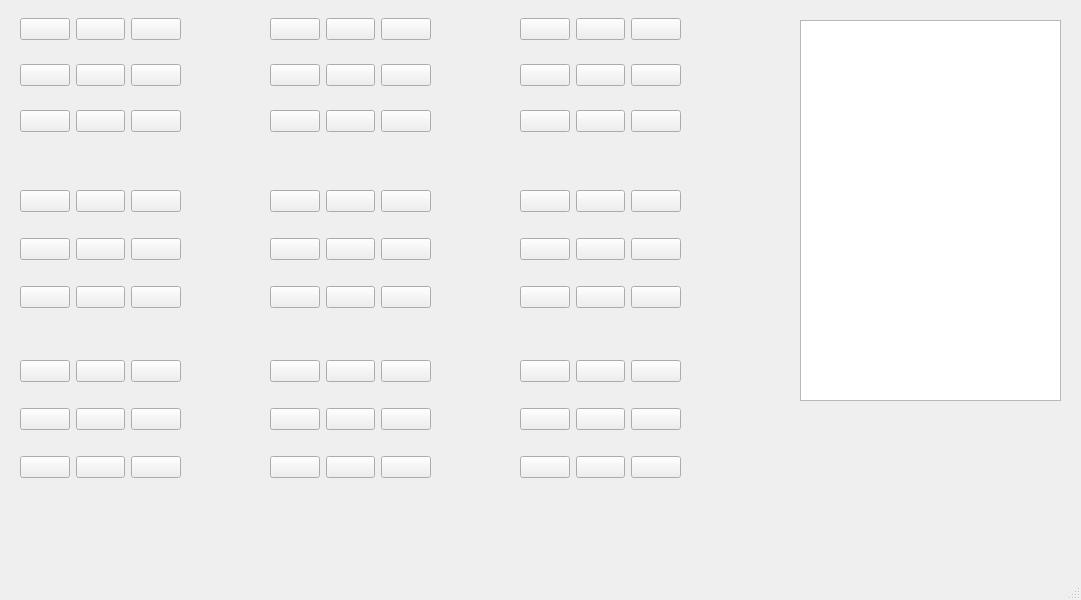
<?xml version="1.0" encoding="UTF-8"?>
<ui version="4.0">
 <class>MainWindow</class>
 <widget class="QMainWindow" name="MainWindow">
  <property name="geometry">
   <rect>
    <x>0</x>
    <y>0</y>
    <width>1081</width>
    <height>600</height>
   </rect>
  </property>
  <property name="windowTitle">
   <string>MainWindow</string>
  </property>
  <widget class="QWidget" name="centralwidget">
   <widget class="QWidget" name="verticalLayoutWidget">
    <property name="geometry">
     <rect>
      <x>20</x>
      <y>0</y>
      <width>161</width>
      <height>151</height>
     </rect>
    </property>
    <layout class="QVBoxLayout" name="verticalLayout">
     <item>
      <layout class="QHBoxLayout" name="horizontalLayout">
       <item>
        <widget class="QPushButton" name="pushButton_1">
         <property name="enabled">
          <bool>true</bool>
         </property>
         <property name="text">
          <string/>
         </property>
         <property name="iconSize">
          <size>
           <width>20</width>
           <height>20</height>
          </size>
         </property>
        </widget>
       </item>
       <item>
        <widget class="QPushButton" name="pushButton_2">
         <property name="text">
          <string/>
         </property>
        </widget>
       </item>
       <item>
        <widget class="QPushButton" name="pushButton_3">
         <property name="text">
          <string/>
         </property>
        </widget>
       </item>
      </layout>
     </item>
     <item>
      <layout class="QHBoxLayout" name="horizontalLayout_2">
       <item>
        <widget class="QPushButton" name="pushButton_4">
         <property name="text">
          <string/>
         </property>
        </widget>
       </item>
       <item>
        <widget class="QPushButton" name="pushButton_5">
         <property name="text">
          <string/>
         </property>
        </widget>
       </item>
       <item>
        <widget class="QPushButton" name="pushButton_6">
         <property name="text">
          <string/>
         </property>
        </widget>
       </item>
      </layout>
     </item>
     <item>
      <layout class="QHBoxLayout" name="horizontalLayout_3">
       <item>
        <widget class="QPushButton" name="pushButton_7">
         <property name="text">
          <string/>
         </property>
        </widget>
       </item>
       <item>
        <widget class="QPushButton" name="pushButton_8">
         <property name="text">
          <string/>
         </property>
        </widget>
       </item>
       <item>
        <widget class="QPushButton" name="pushButton_9">
         <property name="text">
          <string/>
         </property>
        </widget>
       </item>
      </layout>
     </item>
    </layout>
   </widget>
   <widget class="QTextBrowser" name="textBrowser">
    <property name="geometry">
     <rect>
      <x>800</x>
      <y>20</y>
      <width>261</width>
      <height>381</height>
     </rect>
    </property>
   </widget>
   <widget class="QWidget" name="widget_1" native="true">
    <property name="geometry">
     <rect>
      <x>20</x>
      <y>0</y>
      <width>161</width>
      <height>151</height>
     </rect>
    </property>
   </widget>
   <widget class="QWidget" name="verticalLayoutWidget_2">
    <property name="geometry">
     <rect>
      <x>520</x>
      <y>0</y>
      <width>161</width>
      <height>151</height>
     </rect>
    </property>
    <layout class="QVBoxLayout" name="verticalLayout_5">
     <item>
      <layout class="QHBoxLayout" name="horizontalLayout_13">
       <item>
        <widget class="QPushButton" name="pushButton_19">
         <property name="enabled">
          <bool>true</bool>
         </property>
         <property name="text">
          <string/>
         </property>
         <property name="iconSize">
          <size>
           <width>20</width>
           <height>20</height>
          </size>
         </property>
        </widget>
       </item>
       <item>
        <widget class="QPushButton" name="pushButton_20">
         <property name="text">
          <string/>
         </property>
        </widget>
       </item>
       <item>
        <widget class="QPushButton" name="pushButton_21">
         <property name="text">
          <string/>
         </property>
        </widget>
       </item>
      </layout>
     </item>
     <item>
      <layout class="QHBoxLayout" name="horizontalLayout_14">
       <item>
        <widget class="QPushButton" name="pushButton_22">
         <property name="text">
          <string/>
         </property>
        </widget>
       </item>
       <item>
        <widget class="QPushButton" name="pushButton_23">
         <property name="text">
          <string/>
         </property>
        </widget>
       </item>
       <item>
        <widget class="QPushButton" name="pushButton_24">
         <property name="text">
          <string/>
         </property>
        </widget>
       </item>
      </layout>
     </item>
     <item>
      <layout class="QHBoxLayout" name="horizontalLayout_15">
       <item>
        <widget class="QPushButton" name="pushButton_25">
         <property name="text">
          <string/>
         </property>
        </widget>
       </item>
       <item>
        <widget class="QPushButton" name="pushButton_26">
         <property name="text">
          <string/>
         </property>
        </widget>
       </item>
       <item>
        <widget class="QPushButton" name="pushButton_27">
         <property name="text">
          <string/>
         </property>
        </widget>
       </item>
      </layout>
     </item>
    </layout>
   </widget>
   <widget class="QWidget" name="verticalLayoutWidget_3">
    <property name="geometry">
     <rect>
      <x>270</x>
      <y>0</y>
      <width>161</width>
      <height>151</height>
     </rect>
    </property>
    <layout class="QVBoxLayout" name="verticalLayout_6">
     <item>
      <layout class="QHBoxLayout" name="horizontalLayout_4">
       <item>
        <widget class="QPushButton" name="pushButton_10">
         <property name="text">
          <string/>
         </property>
        </widget>
       </item>
       <item>
        <widget class="QPushButton" name="pushButton_11">
         <property name="text">
          <string/>
         </property>
        </widget>
       </item>
       <item>
        <widget class="QPushButton" name="pushButton_12">
         <property name="text">
          <string/>
         </property>
        </widget>
       </item>
      </layout>
     </item>
     <item>
      <layout class="QHBoxLayout" name="horizontalLayout_16">
       <item>
        <widget class="QPushButton" name="pushButton_13">
         <property name="text">
          <string/>
         </property>
        </widget>
       </item>
       <item>
        <widget class="QPushButton" name="pushButton_14">
         <property name="text">
          <string/>
         </property>
        </widget>
       </item>
       <item>
        <widget class="QPushButton" name="pushButton_15">
         <property name="text">
          <string/>
         </property>
        </widget>
       </item>
      </layout>
     </item>
     <item>
      <layout class="QHBoxLayout" name="horizontalLayout_17">
       <item>
        <widget class="QPushButton" name="pushButton_16">
         <property name="text">
          <string/>
         </property>
        </widget>
       </item>
       <item>
        <widget class="QPushButton" name="pushButton_17">
         <property name="text">
          <string/>
         </property>
        </widget>
       </item>
       <item>
        <widget class="QPushButton" name="pushButton_18">
         <property name="text">
          <string/>
         </property>
        </widget>
       </item>
      </layout>
     </item>
    </layout>
   </widget>
   <widget class="QWidget" name="verticalLayoutWidget_4">
    <property name="geometry">
     <rect>
      <x>520</x>
      <y>170</y>
      <width>161</width>
      <height>161</height>
     </rect>
    </property>
    <layout class="QVBoxLayout" name="verticalLayout_7">
     <item>
      <layout class="QHBoxLayout" name="horizontalLayout_18">
       <item>
        <widget class="QPushButton" name="pushButton_46">
         <property name="enabled">
          <bool>true</bool>
         </property>
         <property name="text">
          <string/>
         </property>
         <property name="iconSize">
          <size>
           <width>20</width>
           <height>20</height>
          </size>
         </property>
        </widget>
       </item>
       <item>
        <widget class="QPushButton" name="pushButton_47">
         <property name="text">
          <string/>
         </property>
        </widget>
       </item>
       <item>
        <widget class="QPushButton" name="pushButton_48">
         <property name="text">
          <string/>
         </property>
        </widget>
       </item>
      </layout>
     </item>
     <item>
      <layout class="QHBoxLayout" name="horizontalLayout_19">
       <item>
        <widget class="QPushButton" name="pushButton_49">
         <property name="text">
          <string/>
         </property>
        </widget>
       </item>
       <item>
        <widget class="QPushButton" name="pushButton_50">
         <property name="text">
          <string/>
         </property>
        </widget>
       </item>
       <item>
        <widget class="QPushButton" name="pushButton_51">
         <property name="text">
          <string/>
         </property>
        </widget>
       </item>
      </layout>
     </item>
     <item>
      <layout class="QHBoxLayout" name="horizontalLayout_20">
       <item>
        <widget class="QPushButton" name="pushButton_52">
         <property name="text">
          <string/>
         </property>
        </widget>
       </item>
       <item>
        <widget class="QPushButton" name="pushButton_53">
         <property name="text">
          <string/>
         </property>
        </widget>
       </item>
       <item>
        <widget class="QPushButton" name="pushButton_54">
         <property name="text">
          <string/>
         </property>
        </widget>
       </item>
      </layout>
     </item>
    </layout>
   </widget>
   <widget class="QWidget" name="verticalLayoutWidget_5">
    <property name="geometry">
     <rect>
      <x>20</x>
      <y>340</y>
      <width>161</width>
      <height>161</height>
     </rect>
    </property>
    <layout class="QVBoxLayout" name="verticalLayout_8">
     <item>
      <layout class="QHBoxLayout" name="horizontalLayout_21">
       <item>
        <widget class="QPushButton" name="pushButton_55">
         <property name="enabled">
          <bool>true</bool>
         </property>
         <property name="text">
          <string/>
         </property>
         <property name="iconSize">
          <size>
           <width>20</width>
           <height>20</height>
          </size>
         </property>
        </widget>
       </item>
       <item>
        <widget class="QPushButton" name="pushButton_56">
         <property name="text">
          <string/>
         </property>
        </widget>
       </item>
       <item>
        <widget class="QPushButton" name="pushButton_57">
         <property name="text">
          <string/>
         </property>
        </widget>
       </item>
      </layout>
     </item>
     <item>
      <layout class="QHBoxLayout" name="horizontalLayout_22">
       <item>
        <widget class="QPushButton" name="pushButton_58">
         <property name="text">
          <string/>
         </property>
        </widget>
       </item>
       <item>
        <widget class="QPushButton" name="pushButton_59">
         <property name="text">
          <string/>
         </property>
        </widget>
       </item>
       <item>
        <widget class="QPushButton" name="pushButton_60">
         <property name="text">
          <string/>
         </property>
        </widget>
       </item>
      </layout>
     </item>
     <item>
      <layout class="QHBoxLayout" name="horizontalLayout_23">
       <item>
        <widget class="QPushButton" name="pushButton_61">
         <property name="text">
          <string/>
         </property>
        </widget>
       </item>
       <item>
        <widget class="QPushButton" name="pushButton_62">
         <property name="text">
          <string/>
         </property>
        </widget>
       </item>
       <item>
        <widget class="QPushButton" name="pushButton_63">
         <property name="text">
          <string/>
         </property>
        </widget>
       </item>
      </layout>
     </item>
    </layout>
   </widget>
   <widget class="QWidget" name="verticalLayoutWidget_6">
    <property name="geometry">
     <rect>
      <x>270</x>
      <y>340</y>
      <width>161</width>
      <height>161</height>
     </rect>
    </property>
    <layout class="QVBoxLayout" name="verticalLayout_9">
     <item>
      <layout class="QHBoxLayout" name="horizontalLayout_24">
       <item>
        <widget class="QPushButton" name="pushButton_64">
         <property name="enabled">
          <bool>true</bool>
         </property>
         <property name="text">
          <string/>
         </property>
         <property name="iconSize">
          <size>
           <width>20</width>
           <height>20</height>
          </size>
         </property>
        </widget>
       </item>
       <item>
        <widget class="QPushButton" name="pushButton_65">
         <property name="text">
          <string/>
         </property>
        </widget>
       </item>
       <item>
        <widget class="QPushButton" name="pushButton_66">
         <property name="text">
          <string/>
         </property>
        </widget>
       </item>
      </layout>
     </item>
     <item>
      <layout class="QHBoxLayout" name="horizontalLayout_25">
       <item>
        <widget class="QPushButton" name="pushButton_67">
         <property name="text">
          <string/>
         </property>
        </widget>
       </item>
       <item>
        <widget class="QPushButton" name="pushButton_68">
         <property name="text">
          <string/>
         </property>
        </widget>
       </item>
       <item>
        <widget class="QPushButton" name="pushButton_69">
         <property name="text">
          <string/>
         </property>
        </widget>
       </item>
      </layout>
     </item>
     <item>
      <layout class="QHBoxLayout" name="horizontalLayout_26">
       <item>
        <widget class="QPushButton" name="pushButton_70">
         <property name="text">
          <string/>
         </property>
        </widget>
       </item>
       <item>
        <widget class="QPushButton" name="pushButton_71">
         <property name="text">
          <string/>
         </property>
        </widget>
       </item>
       <item>
        <widget class="QPushButton" name="pushButton_72">
         <property name="text">
          <string/>
         </property>
        </widget>
       </item>
      </layout>
     </item>
    </layout>
   </widget>
   <widget class="QWidget" name="verticalLayoutWidget_7">
    <property name="geometry">
     <rect>
      <x>520</x>
      <y>340</y>
      <width>161</width>
      <height>161</height>
     </rect>
    </property>
    <layout class="QVBoxLayout" name="verticalLayout_10">
     <item>
      <layout class="QHBoxLayout" name="horizontalLayout_27">
       <item>
        <widget class="QPushButton" name="pushButton_73">
         <property name="enabled">
          <bool>true</bool>
         </property>
         <property name="text">
          <string/>
         </property>
         <property name="iconSize">
          <size>
           <width>20</width>
           <height>20</height>
          </size>
         </property>
        </widget>
       </item>
       <item>
        <widget class="QPushButton" name="pushButton_74">
         <property name="text">
          <string/>
         </property>
        </widget>
       </item>
       <item>
        <widget class="QPushButton" name="pushButton_75">
         <property name="text">
          <string/>
         </property>
        </widget>
       </item>
      </layout>
     </item>
     <item>
      <layout class="QHBoxLayout" name="horizontalLayout_28">
       <item>
        <widget class="QPushButton" name="pushButton_76">
         <property name="text">
          <string/>
         </property>
        </widget>
       </item>
       <item>
        <widget class="QPushButton" name="pushButton_77">
         <property name="text">
          <string/>
         </property>
        </widget>
       </item>
       <item>
        <widget class="QPushButton" name="pushButton_78">
         <property name="text">
          <string/>
         </property>
        </widget>
       </item>
      </layout>
     </item>
     <item>
      <layout class="QHBoxLayout" name="horizontalLayout_29">
       <item>
        <widget class="QPushButton" name="pushButton_79">
         <property name="text">
          <string/>
         </property>
        </widget>
       </item>
       <item>
        <widget class="QPushButton" name="pushButton_80">
         <property name="text">
          <string/>
         </property>
        </widget>
       </item>
       <item>
        <widget class="QPushButton" name="pushButton_81">
         <property name="text">
          <string/>
         </property>
        </widget>
       </item>
      </layout>
     </item>
    </layout>
   </widget>
   <widget class="QWidget" name="verticalLayoutWidget_8">
    <property name="geometry">
     <rect>
      <x>20</x>
      <y>170</y>
      <width>161</width>
      <height>161</height>
     </rect>
    </property>
    <layout class="QVBoxLayout" name="verticalLayout_11">
     <item>
      <layout class="QHBoxLayout" name="horizontalLayout_30">
       <item>
        <widget class="QPushButton" name="pushButton_28">
         <property name="enabled">
          <bool>true</bool>
         </property>
         <property name="text">
          <string/>
         </property>
         <property name="iconSize">
          <size>
           <width>20</width>
           <height>20</height>
          </size>
         </property>
        </widget>
       </item>
       <item>
        <widget class="QPushButton" name="pushButton_29">
         <property name="text">
          <string/>
         </property>
        </widget>
       </item>
       <item>
        <widget class="QPushButton" name="pushButton_30">
         <property name="text">
          <string/>
         </property>
        </widget>
       </item>
      </layout>
     </item>
     <item>
      <layout class="QHBoxLayout" name="horizontalLayout_31">
       <item>
        <widget class="QPushButton" name="pushButton_31">
         <property name="text">
          <string/>
         </property>
        </widget>
       </item>
       <item>
        <widget class="QPushButton" name="pushButton_32">
         <property name="text">
          <string/>
         </property>
        </widget>
       </item>
       <item>
        <widget class="QPushButton" name="pushButton_33">
         <property name="text">
          <string/>
         </property>
        </widget>
       </item>
      </layout>
     </item>
     <item>
      <layout class="QHBoxLayout" name="horizontalLayout_32">
       <item>
        <widget class="QPushButton" name="pushButton_34">
         <property name="text">
          <string/>
         </property>
        </widget>
       </item>
       <item>
        <widget class="QPushButton" name="pushButton_35">
         <property name="text">
          <string/>
         </property>
        </widget>
       </item>
       <item>
        <widget class="QPushButton" name="pushButton_36">
         <property name="text">
          <string/>
         </property>
        </widget>
       </item>
      </layout>
     </item>
    </layout>
   </widget>
   <widget class="QWidget" name="verticalLayoutWidget_9">
    <property name="geometry">
     <rect>
      <x>270</x>
      <y>170</y>
      <width>161</width>
      <height>161</height>
     </rect>
    </property>
    <layout class="QVBoxLayout" name="verticalLayout_12">
     <item>
      <layout class="QHBoxLayout" name="horizontalLayout_33">
       <item>
        <widget class="QPushButton" name="pushButton_37">
         <property name="enabled">
          <bool>true</bool>
         </property>
         <property name="text">
          <string/>
         </property>
         <property name="iconSize">
          <size>
           <width>20</width>
           <height>20</height>
          </size>
         </property>
        </widget>
       </item>
       <item>
        <widget class="QPushButton" name="pushButton_38">
         <property name="text">
          <string/>
         </property>
        </widget>
       </item>
       <item>
        <widget class="QPushButton" name="pushButton_39">
         <property name="text">
          <string/>
         </property>
        </widget>
       </item>
      </layout>
     </item>
     <item>
      <layout class="QHBoxLayout" name="horizontalLayout_34">
       <item>
        <widget class="QPushButton" name="pushButton_40">
         <property name="text">
          <string/>
         </property>
        </widget>
       </item>
       <item>
        <widget class="QPushButton" name="pushButton_41">
         <property name="text">
          <string/>
         </property>
        </widget>
       </item>
       <item>
        <widget class="QPushButton" name="pushButton_42">
         <property name="text">
          <string/>
         </property>
        </widget>
       </item>
      </layout>
     </item>
     <item>
      <layout class="QHBoxLayout" name="horizontalLayout_35">
       <item>
        <widget class="QPushButton" name="pushButton_43">
         <property name="text">
          <string/>
         </property>
        </widget>
       </item>
       <item>
        <widget class="QPushButton" name="pushButton_44">
         <property name="text">
          <string/>
         </property>
        </widget>
       </item>
       <item>
        <widget class="QPushButton" name="pushButton_45">
         <property name="text">
          <string/>
         </property>
        </widget>
       </item>
      </layout>
     </item>
    </layout>
   </widget>
   <widget class="QWidget" name="widget_2" native="true">
    <property name="geometry">
     <rect>
      <x>270</x>
      <y>0</y>
      <width>161</width>
      <height>151</height>
     </rect>
    </property>
   </widget>
   <widget class="QWidget" name="widget_3" native="true">
    <property name="geometry">
     <rect>
      <x>520</x>
      <y>0</y>
      <width>161</width>
      <height>151</height>
     </rect>
    </property>
   </widget>
   <widget class="QWidget" name="widget_4" native="true">
    <property name="geometry">
     <rect>
      <x>20</x>
      <y>170</y>
      <width>161</width>
      <height>161</height>
     </rect>
    </property>
   </widget>
   <widget class="QWidget" name="widget_5" native="true">
    <property name="geometry">
     <rect>
      <x>270</x>
      <y>170</y>
      <width>161</width>
      <height>161</height>
     </rect>
    </property>
   </widget>
   <widget class="QWidget" name="widget_6" native="true">
    <property name="geometry">
     <rect>
      <x>520</x>
      <y>170</y>
      <width>161</width>
      <height>161</height>
     </rect>
    </property>
   </widget>
   <widget class="QWidget" name="widget_7" native="true">
    <property name="geometry">
     <rect>
      <x>20</x>
      <y>340</y>
      <width>161</width>
      <height>161</height>
     </rect>
    </property>
   </widget>
   <widget class="QWidget" name="widget_8" native="true">
    <property name="geometry">
     <rect>
      <x>270</x>
      <y>340</y>
      <width>161</width>
      <height>161</height>
     </rect>
    </property>
   </widget>
   <widget class="QWidget" name="widget_9" native="true">
    <property name="geometry">
     <rect>
      <x>520</x>
      <y>340</y>
      <width>161</width>
      <height>161</height>
     </rect>
    </property>
   </widget>
   <zorder>widget_9</zorder>
   <zorder>widget_8</zorder>
   <zorder>widget_7</zorder>
   <zorder>widget_6</zorder>
   <zorder>widget_5</zorder>
   <zorder>widget_4</zorder>
   <zorder>widget_3</zorder>
   <zorder>widget_2</zorder>
   <zorder>widget_1</zorder>
   <zorder>verticalLayoutWidget</zorder>
   <zorder>textBrowser</zorder>
   <zorder>verticalLayoutWidget_2</zorder>
   <zorder>verticalLayoutWidget_3</zorder>
   <zorder>verticalLayoutWidget_4</zorder>
   <zorder>verticalLayoutWidget_5</zorder>
   <zorder>verticalLayoutWidget_6</zorder>
   <zorder>verticalLayoutWidget_7</zorder>
   <zorder>verticalLayoutWidget_8</zorder>
   <zorder>verticalLayoutWidget_9</zorder>
  </widget>
  <widget class="QMenuBar" name="menubar">
   <property name="geometry">
    <rect>
     <x>0</x>
     <y>0</y>
     <width>1081</width>
     <height>25</height>
    </rect>
   </property>
  </widget>
  <widget class="QStatusBar" name="statusbar"/>
 </widget>
 <resources/>
 <connections/>
</ui>
